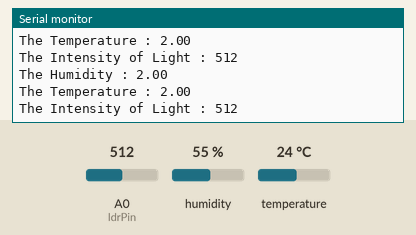
This sketch was run on a simulated Arduino Uno, built with avr-gcc and run on an emulated ATmega328P. Shown: the last lines printed to the serial monitor. Inputs (shaded band) come from the test bench; at power-on: A0 (ldrPin) = 512, humidity 55 %, temperature 24 °C.

Above: at 2.8 s.
2.9 s: A0 (ldrPin) set to 716
At 5.3 s:
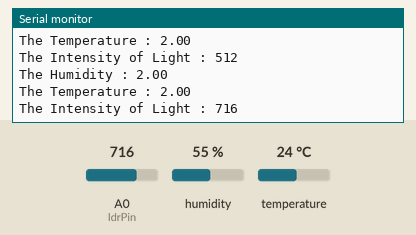
5.6 s: A0 (ldrPin) set to 900
At 6.8 s:
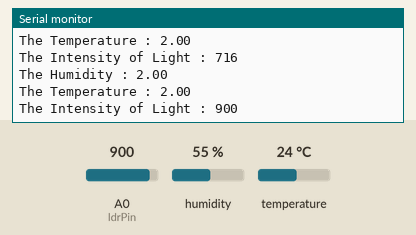
Timing chart, 0 to 8.6 s (numbered marks = the images above; inputs shaded):
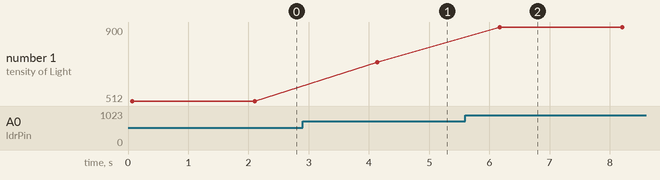

The sketch:

TempandHumi.ino
```cpp
#include<dht11.h>
#define DHT11PIN 4
#define ldrPin A0

dht11 DHT11;

void setup()
{
  pinMode(ldrPin, INPUT);
  Serial.begin(9600);
}


void loop()
{
  DHT11.read(DHT11PIN);
  float Humidity=(DHT11.humidity, 2);
  Serial.print("The Humidity : ");
  Serial.println(Humidity);
  float Temperature=(DHT11.temperature, 2);
  Serial.print("The Temperature : ");
  Serial.println(Temperature);
  int ldrStatus = analogRead(ldrPin);
  Serial.print("The Intensity of Light : ");
  Serial.println(ldrStatus);
  delay(2000);
}
```

Measured:
- after the input at 2.9 s, the serial monitor: prints a new line after 1.2 s (image 1)
- after the input at 5.6 s, the serial monitor: prints a new line after 0.57 s (image 2)
- plotted number 1: 512 → 716 after the input at 2.9 s, 716 → 900 after the input at 5.6 s
